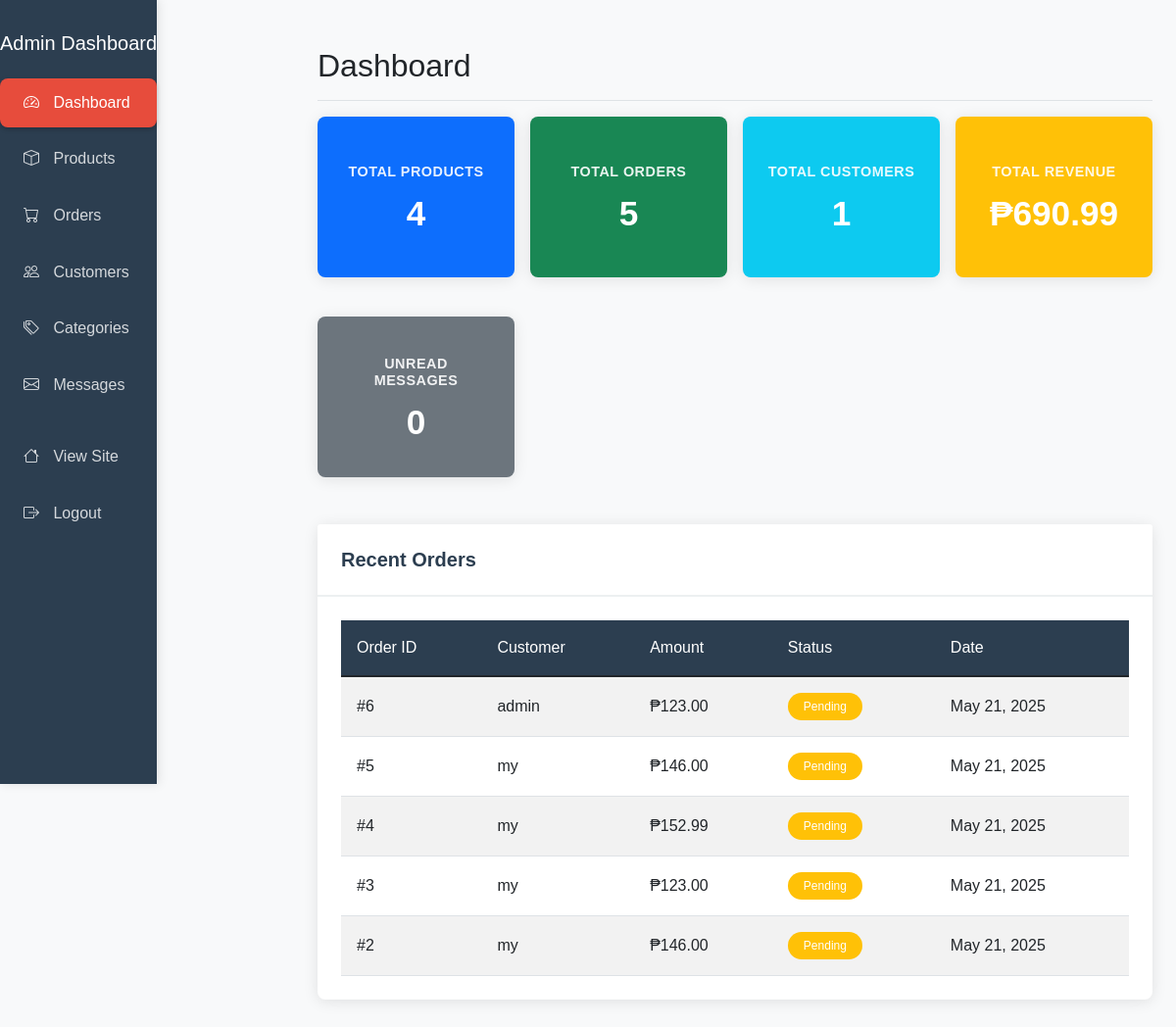
The app's page /admin/dashboard.php (signed in) with its own data.
### tables this page shows
CREATE TABLE `orders` (
  `id` int(11) NOT NULL,
  `user_id` int(11) DEFAULT NULL,
  `total_amount` decimal(10,2) NOT NULL,
  `status` enum('pending','processing','shipped','delivered','cancelled') DEFAULT 'pending',
  `shipping_address` text NOT NULL,
  `contact_number` varchar(20) NOT NULL,
  `payment_method` varchar(50) NOT NULL,
  `created_at` timestamp NOT NULL DEFAULT current_timestamp()
);

CREATE TABLE `users` (
  `id` int(11) NOT NULL,
  `username` varchar(50) NOT NULL,
  `password` varchar(255) NOT NULL,
  `email` varchar(100) NOT NULL,
  `role` enum('admin','customer') NOT NULL DEFAULT 'customer',
  `created_at` timestamp NOT NULL DEFAULT current_timestamp()
);

### admin/dashboard.php (the view, shortened to what this page needs)
<?php
require_once "../config/database.php";
$total_products = mysqli_fetch_assoc(mysqli_query($conn, "SELECT COUNT(*) as count FROM products"))['count'];
$total_orders = mysqli_fetch_assoc(mysqli_query($conn, "SELECT COUNT(*) as count FROM orders"))['count'];
$total_customers = mysqli_fetch_assoc(mysqli_query($conn, "SELECT COUNT(*) as count FROM users WHERE role = 'customer'"))['count'];
$total_revenue = mysqli_fetch_assoc(mysqli_query($conn, "SELECT SUM(total_amount) as total FROM orders WHERE status != 'cancelled'"))['total'] ?? 0;
$table_check = mysqli_query($conn, "SHOW TABLES LIKE 'contact_messages'");
$table_exists = mysqli_num_rows($table_check) > 0;
$unread_messages = 0;
if ($table_exists) {
    $unread_messages = mysqli_fetch_assoc(mysqli_query($conn, "SELECT COUNT(*) as count FROM contact_messages WHERE is_read = 0"))['count'];
}
?>
<!DOCTYPE html>
<html lang="en">
<head>
    <link href="https://cdn.jsdelivr.net/npm/bootstrap@5.1.3/dist/css/bootstrap.min.css" rel="stylesheet">
    <link rel="stylesheet" href="https://cdn.jsdelivr.net/npm/bootstrap-icons@1.7.2/font/bootstrap-icons.css">
    <link rel="stylesheet" href="../assets/css/admin.css">
</head>
<body>
    <div class="container-fluid">
        <div class="row">
            <?php include 'sidebar.php'; ?>
            <main class="col-md-9 ms-sm-auto col-lg-9 px-md-4">
                <div class="d-flex justify-content-between flex-wrap flex-md-nowrap align-items-center pt-3 pb-2 mb-3 border-bottom">
                    <h1 class="h2">Dashboard</h1>
                </div>
                <div class="row g-3">
                    <div class="col-md-6 col-lg-4 col-xl-3 mb-4">
                        <div class="card bg-primary text-white dashboard-stat-card h-100">
                            <div class="card-body d-flex flex-column justify-content-center text-center">
                                <h5 class="card-title mb-3">Total Products</h5>
                                <h2 class="card-text mb-0"><?php echo $total_products; ?></h2>
                            </div>
                        </div>
                    </div>
                    <div class="col-md-6 col-lg-4 col-xl-3 mb-4">
                        <div class="card bg-success text-white dashboard-stat-card h-100">
                            <div class="card-body d-flex flex-column justify-content-center text-center">
                                <h5 class="card-title mb-3">Total Orders</h5>
                                <h2 class="card-text mb-0"><?php echo $total_orders; ?></h2>
                            </div>
                        </div>
                    </div>
                    <div class="col-md-6 col-lg-4 col-xl-3 mb-4">
                        <div class="card bg-info text-white dashboard-stat-card h-100">
                            <div class="card-body d-flex flex-column justify-content-center text-center">
                                <h5 class="card-title mb-3">Total Customers</h5>
                                <h2 class="card-text mb-0"><?php echo $total_customers; ?></h2>
                            </div>
                        </div>
                    </div>
                    <div class="col-md-6 col-lg-4 col-xl-3 mb-4">
                        <div class="card bg-warning text-white dashboard-stat-card h-100">
                            <div class="card-body d-flex flex-column justify-content-center text-center">
                                <h5 class="card-title mb-3">Total Revenue</h5>
                                <h2 class="card-text mb-0">₱<?php echo number_format($total_revenue, 2); ?></h2>
                            </div>
                        </div>
                    </div>
                    <div class="col-md-6 col-lg-4 col-xl-3 mb-4">
                        <a href="messages.php" class="text-decoration-none">
                            <div class="card <?php echo $unread_messages > 0 ? 'bg-danger' : 'bg-secondary'; ?> text-white dashboard-stat-card h-100">
                                <div class="card-body d-flex flex-column justify-content-center text-center">
                                    <h5 class="card-title mb-3">Unread Messages</h5>
                                    <h2 class="card-text mb-0"><?php echo $unread_messages; ?></h2>
                                </div>
                            </div>
                        </a>
                    </div>
                </div>
                <div class="card mt-4">
                    <div class="card-header">
                        <h5 class="mb-0">Recent Orders</h5>
                    </div>
                    <div class="card-body">
                        <div class="table-responsive">
                            <table class="table table-striped">
                                <thead>
                                    <tr>
                                        <th>Order ID</th>
                                        <th>Customer</th>
                                        <th>Amount</th>
                                        <th>Status</th>
                                        <th>Date</th>
                                    </tr>
                                </thead>
                                <tbody>
                                    <?php
                                    $sql = "SELECT o.*, u.username FROM orders o
                                            JOIN users u ON o.user_id = u.id
                                            ORDER BY o.created_at DESC LIMIT 5";
                                    $result = mysqli_query($conn, $sql);
                                    while($row = mysqli_fetch_assoc($result)) {
                                        echo "<tr>";
                                        echo "<td>#" . $row['id'] . "</td>";
                                        echo "<td>" . $row['username'] . "</td>";
                                        echo "<td>₱" . number_format($row['total_amount'], 2) . "</td>";
                                        echo "<td><span class='badge bg-" .
                                            ($row['status'] == 'delivered' ? 'success' :
                                            ($row['status'] == 'cancelled' ? 'danger' : 'warning')) .
                                            "'>" . ucfirst($row['status']) . "</span></td>";
                                        echo "<td>" . date('M d, Y', strtotime($row['created_at'])) . "</td>";
                                        echo "</tr>";
                                    }
                                    ?>
                                </tbody>
                            </table>
                        </div>
                    </div>
                </div>
            </main>
        </div>
    </div>
</body>
</html>

### assets/css/admin.css (style rules this page uses)
:root { --admin-primary: #2c3e50; --admin-secondary: #e74c3c; --admin-accent: #3498db; --admin-light: #ecf0f1; --admin-dark: #2c3e50; --admin-success: #2ecc71; --admin-warning: #f1c40f; --admin-danger: #e74c3c; --admin-text: #333; --admin-border-radius: 8px; --admin-box-shadow: 0 2px 15px rgba(0, 0, 0, 0.1); --admin-transition: all 0.3s ease; }
body { font-family: 'Poppins', sans-serif; background-color: #f8f9fa; }
main { margin-left: 25%; padding: 2rem; }
.card { border: none; border-radius: var(--admin-border-radius); box-shadow: var(--admin-box-shadow); margin-bottom: 1.5rem; }
.card-header { background-color: white; border-bottom: 2px solid var(--admin-light); padding: 1.5rem; }
.card-header h5 { margin: 0; font-weight: 600; color: var(--admin-primary); }
.card-body { padding: 1.5rem; }
.table { margin-bottom: 0; }
.table thead th { background-color: var(--admin-primary); color: white; font-weight: 500; border: none; padding: 1rem; }
.table td { padding: 1rem; vertical-align: middle; }
.badge { padding: 0.5rem 1rem; border-radius: 20px; font-weight: 500; }
.dashboard-stat-card { min-height: 140px; border-radius: var(--admin-border-radius); box-shadow: var(--admin-box-shadow); transition: var(--admin-transition); border: none; }
.dashboard-stat-card .card-body { padding: 1.5rem; min-height: 140px; }
.dashboard-stat-card .card-title { font-size: 0.9rem; font-weight: 600; text-transform: uppercase; letter-spacing: 0.5px; opacity: 0.9; }
.dashboard-stat-card .card-text { font-size: 2.2rem; font-weight: 700; line-height: 1; }

### records on screen
orders: id "6", user.username "admin", total_amount "123.00", status "Pending", created_at "May 21, 2025"
orders: id "5", user.username "my", total_amount "146.00", status "Pending", created_at "May 21, 2025"
orders: id "4", user.username "my", total_amount "152.99", status "Pending", created_at "May 21, 2025"
orders: id "3", user.username "my", total_amount "123.00", status "Pending", created_at "May 21, 2025"
orders: id "2", user.username "my", total_amount "146.00", status "Pending", created_at "May 21, 2025"

### other values on screen
$total_products "4"
$total_orders "5"
$total_customers "1"
$total_revenue "690.99"
$unread_messages "0"
